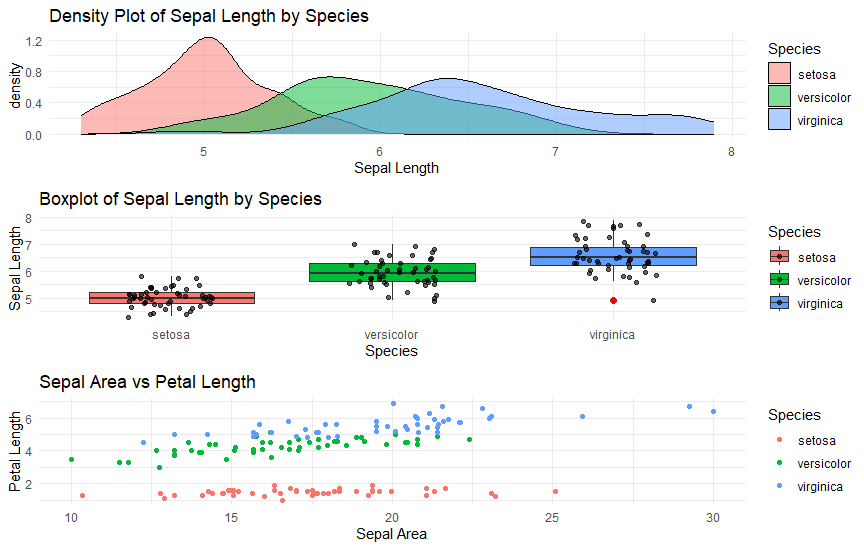

This figure's R source:
install.packages("GGally")
library(tidyverse)
library(ggplot2)
library(cowplot)
library(GGally)
library(patchwork)

# Load and preprocess the dataset
data(iris)
df <- iris %>%
  mutate(Species = as.factor(Species))


# Summary statistics
summary_stats <- df %>%
  group_by(Species) %>%
  summarise(across(everything(), list(mean = mean, sd = sd), .names = "{col}_{fn}"))

print(summary_stats)

# Correlation matrix
correlation_matrix <- df %>%
  select(-Species) %>%
  cor()

# Pair plots with GGally
pair_plot <- ggpairs(df, aes(color = Species)) +
  theme_minimal()

# Advanced Visualizations
# Boxplot with jitter
boxplot_plot <- ggplot(df, aes(x = Species, y = Sepal.Length, fill = Species)) +
  geom_boxplot(outlier.size = 2, outlier.colour = "red") +
  geom_jitter(width = 0.2, alpha = 0.6) +
  labs(title = "Boxplot of Sepal Length by Species", x = "Species", y = "Sepal Length") +
  theme_minimal()

# Density plots
density_plot <- ggplot(df, aes(x = Sepal.Length, fill = Species)) +
  geom_density(alpha = 0.5) +
  labs(title = "Density Plot of Sepal Length by Species", x = "Sepal Length") +
  theme_minimal()

# Feature engineering: Create a new feature - Sepal.Area
df <- df %>%
  mutate(Sepal.Area = Sepal.Length * Sepal.Width)

# Plot Sepal.Area vs Petal.Length
feature_plot <- ggplot(df, aes(x = Sepal.Area, y = Petal.Length, color = Species)) +
  geom_point() +
  labs(title = "Sepal Area vs Petal Length", x = "Sepal Area", y = "Petal Length") +
  theme_minimal()

# Arrange plots using patchwork
plot_grid(density_plot, boxplot_plot, feature_plot, ncol = 1)

# Save plots to files
ggsave("boxplot_plot.png", plot = boxplot_plot)
ggsave("density_plot.png", plot = density_plot)
ggsave("feature_plot.png", plot = feature_plot)
